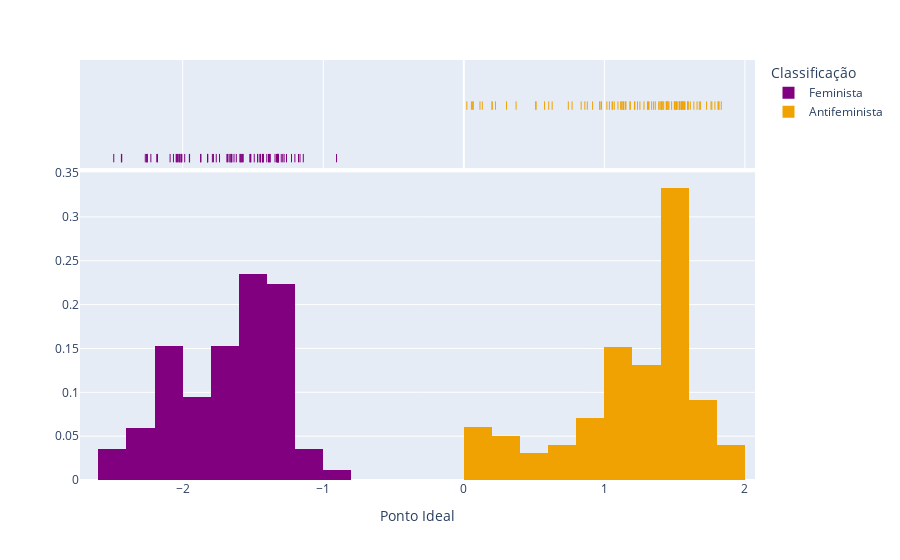

Here is the notebook cell this chart was saved with:
### Code cell
fig = px.histogram(df, x="ponto_ideal", 
                   color="posicao", 
                   marginal="rug", nbins=40,
                   color_discrete_sequence=['#800080', '#F0A202'],
                   hover_data=df.columns, histnorm='probability',
                   labels={'seguidores_analisados_rel':'Tamanho relativo de Seguidores Analisados', 
                           'ponto_ideal':'Ponto Ideal',
                           'posicao': 'Classificação',
                           'nome': 'Nome',
                           'partido': 'Partido',
                           'profissoes': 'Classificações'})
fig.update_layout(
#     title_text='Sampled Results', # title of plot
#     xaxis_title_text='Value', # xaxis label
    yaxis_title_text='', # yaxis label
#     bargap=0.2, # gap between bars of adjacent location coordinates
#     bargroupgap=0.1 # gap between bars of the same location coordinates
)
fig.show()

### Figure 1 — Plotly figure (JSON) as saved in the notebook; plotly's stock layout.template omitted (floating-point values rounded to 4 significant figures; data arrays with more than 128 entries replaced by an {"elided": "..."} marker saying what was removed)
{"data": [{"alignmentgroup": "True", "bingroup": "x", "histnorm": "probability", "hovertemplate": "Classificação=Feminista<br>Ponto Ideal=%{x}<br>count=%{y}<extra></extra>", "legendgroup": "Feminista", "marker": {"color": "#800080"}, "name": "Feminista", "nbinsx": 40, "offsetgroup": "Feminista", "orientation": "v", "showlegend": true, "type": "histogram", "x": [-1.383, -1.318, -2.251, -1.738, -1.448, -1.581, -2.046, -1.823, -2.021, -1.402, -1.321, -1.619, -1.67, -1.322, -1.656, -1.299, -1.522, -2.006, -1.385, -1.45, -1.761, -2.032, -1.165, -1.593, -1.324, -1.326, -1.87, -2.185, -1.952, -1.575, -2.255, -1.789, -1.432, -1.202, -2.066, -1.142, -1.951, -1.467, -1.986, -1.662, -1.59, -1.329, -1.429, -2.036, -2.266, -1.515, -2.226, -1.585, -1.261, -1.321, -2.011, -2.01, -1.65, -1.343, -1.39, -1.226, -1.823, -2.021, -1.467, -1.686, -0.9054, -1.681, -1.518, -2.179, -1.872, -2.436, -1.332, -1.491, -1.377, -1.279, -1.176, -1.426, -1.635, -1.781, -1.288, -1.652, -1.445, -2.045, -1.569, -2.256, -1.43, -2.434, -1.822, -2.491, -2.09], "xaxis": "x", "yaxis": "y"}, {"alignmentgroup": "True", "boxpoints": "all", "customdata": {"elided": "85x65 mixed values"}, "fillcolor": "rgba(255,255,255,0)", "hoveron": "points", "hovertemplate": "Classificação=%{customdata[17]}<br>Ponto Ideal=%{customdata[10]}<br>Id=%{customdata[0]}<br>Label=%{customdata[1]}<br>timeset=%{customdata[2]}<br>no=%{customdata[3]}<br>nome_usuario=%{customdata[4]}<br>Nome=%{customdata[5]}<br>pessoa=%{customdata[6]}<br>genero=%{customdata[7]}<br>20210215_seguidores=%{customdata[8]}<br>tam_rel_seguidores=%{customdata[9]}<br>estado=%{customdata[11]}<br>afiliacao=%{customdata[12]}<br>universidades=%{customdata[13]}<br>Partido=%{customdata[14]}<br>saido=%{customdata[15]}<br>suspenso=%{customdata[16]}<br>Classificações=%{customdata[18]}<br>bio=%{customdata[19]}<br>genero_str=%{customdata[20]}<br>intersec1=%{customdata[21]}<br>intersec1_str=%{customdata[22]}<br>intersec2=%{customdata[23]}<br>intersec2_str=%{customdata[24]}<br>art_prod=%{customdata[25]}<br>polit_militan=%{customdata[26]}<br>jor_com=%{customdata[27]}<br>jus=%{customdata[28]}<br>mid=%{customdata[29]}<br>part_col=%{customdata[30]}<br>polic_militar=%{customdata[31]}<br>prof=%{customdata[32]}<br>saude=%{customdata[33]}<br>ciencia=%{customdata[34]}<br>emp=%{customdata[35]}<br>rel=%{customdata[36]}<br>out=%{customdata[37]}<br>art_prod_str=%{customdata[38]}<br>intersec3=%{customdata[39]}<br>intersec3_str=%{customdata[40]}<br>polit_militan_str=%{customdata[41]}<br>jor_com_str=%{customdata[42]}<br>jus_str=%{customdata[43]}<br>mid_str=%{customdata[44]}<br>part_col_str=%{customdata[45]}<br>polic_militar_str=%{customdata[46]}<br>prof_str=%{customdata[47]}<br>saude_str=%{customdata[48]}<br>ciencia_str=%{customdata[49]}<br>emp_str=%{customdata[50]}<br>rel_str=%{customdata[51]}<br>out_str=%{customdata[52]}<br>federal=%{customdata[53]}<br>federal_str=%{customdata[54]}<br>puc=%{customdata[55]}<br>puc_str=%{customdata[56]}<br>estadual=%{customdata[57]}<br>estadual_str=%{customdata[58]}<br>militar=%{customdata[59]}<br>militar_str=%{customdata[60]}<br>nome_usuario_raw=%{customdata[61]}<br>seguidores_analisados=%{customdata[62]}<br>Tamanho relativo de Seguidores Analisados=%{customdata[63]}<br>partido_str=%{customdata[64]}<extra></extra>", "jitter": 0, "legendgroup": "Feminista", "line": {"color": "rgba(255,255,255,0)"}, "marker": {"color": "#800080", "symbol": "line-ns-open"}, "name": "Feminista", "offsetgroup": "Feminista", "showlegend": false, "type": "box", "x": [-1.383, -1.318, -2.251, -1.738, -1.448, -1.581, -2.046, -1.823, -2.021, -1.402, -1.321, -1.619, -1.67, -1.322, -1.656, -1.299, -1.522, -2.006, -1.385, -1.45, -1.761, -2.032, -1.165, -1.593, -1.324, -1.326, -1.87, -2.185, -1.952, -1.575, -2.255, -1.789, -1.432, -1.202, -2.066, -1.142, -1.951, -1.467, -1.986, -1.662, -1.59, -1.329, -1.429, -2.036, -2.266, -1.515, -2.226, -1.585, -1.261, -1.321, -2.011, -2.01, -1.65, -1.343, -1.39, -1.226, -1.823, -2.021, -1.467, -1.686, -0.9054, -1.681, -1.518, -2.179, -1.872, -2.436, -1.332, -1.491, -1.377, -1.279, -1.176, -1.426, -1.635, -1.781, -1.288, -1.652, -1.445, -2.045, -1.569, -2.256, -1.43, -2.434, -1.822, -2.491, -2.09], "xaxis": "x2", "yaxis": "y2"}, {"alignmentgroup": "True", "bingroup": "x", "histnorm": "probability", "hovertemplate": "Classificação=Antifeminista<br>Ponto Ideal=%{x}<br>count=%{y}<extra></extra>", "legendgroup": "Antifeminista", "marker": {"color": "#F0A202"}, "name": "Antifeminista", "nbinsx": 40, "offsetgroup": "Antifeminista", "orientation": "v", "showlegend": true, "type": "histogram", "x": [1.508, 1.548, 1.555, 1.539, 1.592, 1.116, 0.06293, 0.05396, 1.124, 1.405, 0.2253, 1.569, 1.5, 1.442, 0.1313, 0.9663, 1.307, 1.403, 0.02142, 1.55, 1.416, 1.362, 1.184, 0.5138, 1.059, 1.611, 1.46, 1.565, 1.636, 1.409, 1.253, 1.518, 1.149, 1.515, 0.1149, 1.478, 0.6042, 0.6285, 1.386, 1.182, 1.35, 1.552, 1.832, 1.214, 1.44, 1.815, 1.097, 1.135, 1.512, 1.535, 1.765, 1.566, 0.3038, 0.9689, 1.422, 1.659, 0.7702, 0.9793, 1.018, 1.675, 1.071, 0.2004, 1.235, 1.395, 1.595, 1.786, 0.8349, 1.317, 0.8786, 1.498, 0.7436, 1.217, 1.314, 0.202, 0.3718, 0.8612, 0.9164, 1.574, 1.036, 1.282, 0.5116, 1.596, 1.814, 1.153, 0.06728, 1.759, 0.5744, 1.126, 1.727, 1.055, 1.533, 1.138, 1.685, 1.443, 1.336, 1.808, 1.451, 1.532, 1.454], "xaxis": "x", "yaxis": "y"}, {"alignmentgroup": "True", "boxpoints": "all", "customdata": {"elided": "99x65 mixed values"}, "fillcolor": "rgba(255,255,255,0)", "hoveron": "points", "hovertemplate": "Classificação=%{customdata[17]}<br>Ponto Ideal=%{customdata[10]}<br>Id=%{customdata[0]}<br>Label=%{customdata[1]}<br>timeset=%{customdata[2]}<br>no=%{customdata[3]}<br>nome_usuario=%{customdata[4]}<br>Nome=%{customdata[5]}<br>pessoa=%{customdata[6]}<br>genero=%{customdata[7]}<br>20210215_seguidores=%{customdata[8]}<br>tam_rel_seguidores=%{customdata[9]}<br>estado=%{customdata[11]}<br>afiliacao=%{customdata[12]}<br>universidades=%{customdata[13]}<br>Partido=%{customdata[14]}<br>saido=%{customdata[15]}<br>suspenso=%{customdata[16]}<br>Classificações=%{customdata[18]}<br>bio=%{customdata[19]}<br>genero_str=%{customdata[20]}<br>intersec1=%{customdata[21]}<br>intersec1_str=%{customdata[22]}<br>intersec2=%{customdata[23]}<br>intersec2_str=%{customdata[24]}<br>art_prod=%{customdata[25]}<br>polit_militan=%{customdata[26]}<br>jor_com=%{customdata[27]}<br>jus=%{customdata[28]}<br>mid=%{customdata[29]}<br>part_col=%{customdata[30]}<br>polic_militar=%{customdata[31]}<br>prof=%{customdata[32]}<br>saude=%{customdata[33]}<br>ciencia=%{customdata[34]}<br>emp=%{customdata[35]}<br>rel=%{customdata[36]}<br>out=%{customdata[37]}<br>art_prod_str=%{customdata[38]}<br>intersec3=%{customdata[39]}<br>intersec3_str=%{customdata[40]}<br>polit_militan_str=%{customdata[41]}<br>jor_com_str=%{customdata[42]}<br>jus_str=%{customdata[43]}<br>mid_str=%{customdata[44]}<br>part_col_str=%{customdata[45]}<br>polic_militar_str=%{customdata[46]}<br>prof_str=%{customdata[47]}<br>saude_str=%{customdata[48]}<br>ciencia_str=%{customdata[49]}<br>emp_str=%{customdata[50]}<br>rel_str=%{customdata[51]}<br>out_str=%{customdata[52]}<br>federal=%{customdata[53]}<br>federal_str=%{customdata[54]}<br>puc=%{customdata[55]}<br>puc_str=%{customdata[56]}<br>estadual=%{customdata[57]}<br>estadual_str=%{customdata[58]}<br>militar=%{customdata[59]}<br>militar_str=%{customdata[60]}<br>nome_usuario_raw=%{customdata[61]}<br>seguidores_analisados=%{customdata[62]}<br>Tamanho relativo de Seguidores Analisados=%{customdata[63]}<br>partido_str=%{customdata[64]}<extra></extra>", "jitter": 0, "legendgroup": "Antifeminista", "line": {"color": "rgba(255,255,255,0)"}, "marker": {"color": "#F0A202", "symbol": "line-ns-open"}, "name": "Antifeminista", "offsetgroup": "Antifeminista", "showlegend": false, "type": "box", "x": [1.508, 1.548, 1.555, 1.539, 1.592, 1.116, 0.06293, 0.05396, 1.124, 1.405, 0.2253, 1.569, 1.5, 1.442, 0.1313, 0.9663, 1.307, 1.403, 0.02142, 1.55, 1.416, 1.362, 1.184, 0.5138, 1.059, 1.611, 1.46, 1.565, 1.636, 1.409, 1.253, 1.518, 1.149, 1.515, 0.1149, 1.478, 0.6042, 0.6285, 1.386, 1.182, 1.35, 1.552, 1.832, 1.214, 1.44, 1.815, 1.097, 1.135, 1.512, 1.535, 1.765, 1.566, 0.3038, 0.9689, 1.422, 1.659, 0.7702, 0.9793, 1.018, 1.675, 1.071, 0.2004, 1.235, 1.395, 1.595, 1.786, 0.8349, 1.317, 0.8786, 1.498, 0.7436, 1.217, 1.314, 0.202, 0.3718, 0.8612, 0.9164, 1.574, 1.036, 1.282, 0.5116, 1.596, 1.814, 1.153, 0.06728, 1.759, 0.5744, 1.126, 1.727, 1.055, 1.533, 1.138, 1.685, 1.443, 1.336, 1.808, 1.451, 1.532, 1.454], "xaxis": "x2", "yaxis": "y2"}], "layout": {"barmode": "relative", "legend": {"title": {"text": "Classificação"}, "tracegroupgap": 0}, "margin": {"t": 60}, "xaxis": {"anchor": "y", "domain": [0, 1], "title": {"text": "Ponto Ideal"}}, "xaxis2": {"anchor": "y2", "domain": [0, 1], "matches": "x", "showgrid": true, "showticklabels": false}, "yaxis": {"anchor": "x", "domain": [0, 0.7326], "title": {"text": ""}}, "yaxis2": {"anchor": "x2", "domain": [0.7426, 1], "matches": "y2", "showgrid": false, "showline": false, "showticklabels": false, "ticks": ""}}}
